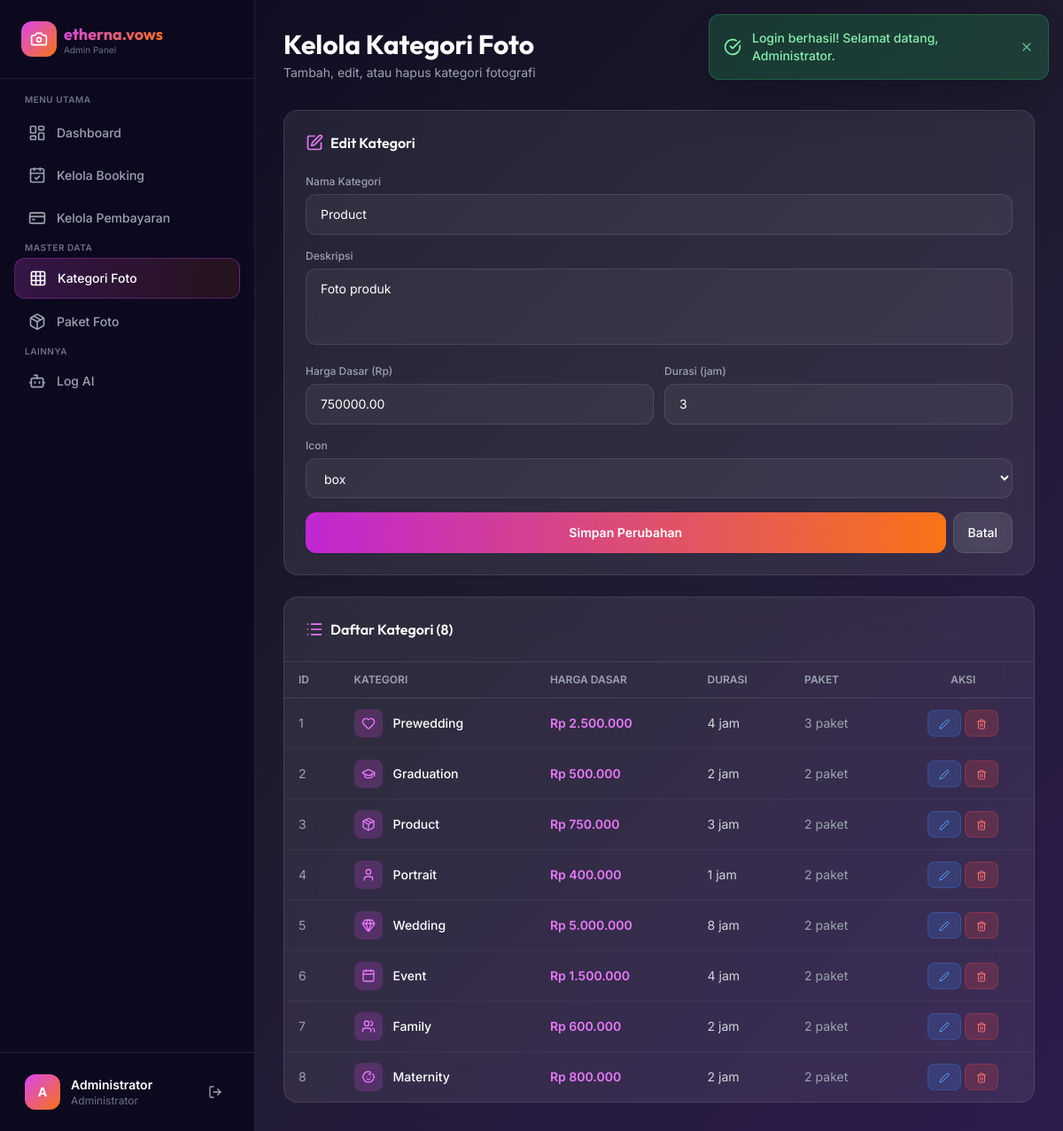
/admin/kelola_kategori.php?edit=3 (signed in), run on the app's committed database.
### tables this page shows
CREATE TABLE kategori_foto (
    id_kategori INT AUTO_INCREMENT PRIMARY KEY,
    nama_kategori VARCHAR(50) NOT NULL,
    deskripsi TEXT,
    harga_dasar DECIMAL(10,2) DEFAULT 0,
    durasi_jam INT DEFAULT 1,
    icon VARCHAR(50) DEFAULT 'camera'
);

### config/db.php (called while the page is built, shortened)
<?php
function formatRupiah($angka) {
    return 'Rp ' . number_format($angka, 0, ',', '.');
}

### admin/kelola_kategori.php (the view, shortened to what this page needs)
<?php
require_once '../config/db.php';
$db = getDB();
$editData = null;
if (isset($_GET['edit'])) {
    $id = (int)$_GET['edit'];
    $stmtEdit = $db->prepare("SELECT * FROM kategori_foto WHERE id_kategori = ?");
    $stmtEdit->execute([$id]);
    $editData = $stmtEdit->fetch();
}
$kategoriList = $db->query("SELECT kf.*, (SELECT COUNT(*) FROM paket_foto WHERE id_kategori = kf.id_kategori) as jumlah_paket FROM kategori_foto kf ORDER BY kf.id_kategori")->fetchAll();
require_once 'includes/admin_header.php';
$iconMap = [
    'heart' => 'heart',
    'graduation-cap' => 'graduation-cap',
    'box' => 'package',
    'user' => 'user',
    'rings' => 'gem',
    'calendar' => 'calendar',
    'users' => 'users',
    'baby' => 'baby',
    'camera' => 'camera',
    'star' => 'star',
    'image' => 'image',
    'film' => 'film',
];
?>
<div class="mb-8">
    <h1 class="text-2xl sm:text-3xl font-display font-bold text-white">Kelola Kategori Foto</h1>
    <p class="text-gray-400 text-sm mt-1">Tambah, edit, atau hapus kategori fotografi</p>
</div>
<div class="grid grid-cols-1 xl:grid-cols-3 gap-6">
    <div class="glass rounded-2xl p-6">
        <h3 class="font-display font-semibold text-white mb-6 flex items-center space-x-2">
            <i data-lucide="<?= $editData ? 'edit' : 'plus-circle' ?>" class="w-5 h-5 text-primary-400"></i>
            <span><?= $editData ? 'Edit Kategori' : 'Tambah Kategori' ?></span>
        </h3>
        <form method="POST" action="" class="space-y-4">
            <div>
                <label class="block text-xs font-medium text-gray-400 mb-1.5">Nama Kategori</label>
                <input type="text" name="nama_kategori" value="<?= htmlspecialchars($editData['nama_kategori'] ?? '') ?>"
                       class="w-full px-4 py-3 rounded-xl bg-white/5 border border-white/10 text-white focus:outline-none focus:border-primary-500 text-sm" required
                       placeholder="Contoh: Prewedding">
            </div>
            <div>
                <label class="block text-xs font-medium text-gray-400 mb-1.5">Deskripsi</label>
                <textarea name="deskripsi" rows="3"
                          class="w-full px-4 py-3 rounded-xl bg-white/5 border border-white/10 text-white focus:outline-none focus:border-primary-500 text-sm resize-none"
                          placeholder="Deskripsi kategori foto..."><?= htmlspecialchars($editData['deskripsi'] ?? '') ?></textarea>
            </div>
            <div class="grid grid-cols-2 gap-3">
                <div>
                    <label class="block text-xs font-medium text-gray-400 mb-1.5">Harga Dasar (Rp)</label>
                    <input type="number" name="harga_dasar" value="<?= $editData['harga_dasar'] ?? 0 ?>" min="0" step="1000"
                           class="w-full px-4 py-3 rounded-xl bg-white/5 border border-white/10 text-white focus:outline-none focus:border-primary-500 text-sm" required>
                </div>
                <div>
                    <label class="block text-xs font-medium text-gray-400 mb-1.5">Durasi (jam)</label>
                    <input type="number" name="durasi_jam" value="<?= $editData['durasi_jam'] ?? 1 ?>" min="1"
                           class="w-full px-4 py-3 rounded-xl bg-white/5 border border-white/10 text-white focus:outline-none focus:border-primary-500 text-sm" required>
                </div>
            </div>
            <div>
                <label class="block text-xs font-medium text-gray-400 mb-1.5">Icon</label>
                <select name="icon" class="w-full px-4 py-3 rounded-xl bg-white/5 border border-white/10 text-white focus:outline-none focus:border-primary-500 text-sm">
                    <?php $icons = ['camera','heart','graduation-cap','box','user','rings','calendar','users','baby','star','image','film'];
                    foreach($icons as $ic): ?>
                    <option value="<?= $ic ?>" class="bg-dark-800" <?= ($editData['icon'] ?? '') === $ic ? 'selected' : '' ?>><?= $ic ?></option>
                    <?php endforeach; ?>
                </select>
            </div>
            <div class="flex gap-2">
                <button type="submit" class="flex-1 py-3 rounded-xl bg-gradient-to-r from-primary-600 to-accent-500 hover:from-primary-500 hover:to-accent-400 text-white font-semibold text-sm transition-all">
                    <?= $editData ? 'Simpan Perubahan' : 'Tambah Kategori' ?>
                </button>
                <?php if ($editData): ?>
                <a href="<?= BASE_URL ?>/admin/kelola_kategori.php" class="px-4 py-3 rounded-xl glass hover:bg-white/10 text-white text-sm font-medium transition-all">Batal</a>
                <?php endif; ?>
            </div>
        </form>
    </div>
    <div class="xl:col-span-2 glass rounded-2xl overflow-hidden">
        <div class="p-6 border-b border-white/10">
            <h3 class="font-display font-semibold text-white flex items-center space-x-2">
                <i data-lucide="list" class="w-5 h-5 text-primary-400"></i>
                <span>Daftar Kategori (<?= count($kategoriList) ?>)</span>
            </h3>
        </div>
        <div class="overflow-x-auto">
            <table class="w-full">
                <thead>
                    <tr class="border-b border-white/10">
                        <th class="text-left px-4 py-3 text-xs font-semibold text-gray-400 uppercase">ID</th>
                        <th class="text-left px-4 py-3 text-xs font-semibold text-gray-400 uppercase">Kategori</th>
                        <th class="text-left px-4 py-3 text-xs font-semibold text-gray-400 uppercase">Harga Dasar</th>
                        <th class="text-left px-4 py-3 text-xs font-semibold text-gray-400 uppercase">Durasi</th>
                        <th class="text-left px-4 py-3 text-xs font-semibold text-gray-400 uppercase">Paket</th>
                        <th class="text-center px-4 py-3 text-xs font-semibold text-gray-400 uppercase">Aksi</th>
                    </tr>
                </thead>
                <tbody class="divide-y divide-white/5">
                    <?php foreach ($kategoriList as $kat): ?>
                    <tr class="hover:bg-white/5 transition-colors">
                        <td class="px-4 py-3 text-sm text-gray-400"><?= $kat['id_kategori'] ?></td>
                        <td class="px-4 py-3">
                            <div class="flex items-center space-x-3">
                                <div class="w-8 h-8 rounded-lg bg-primary-500/20 flex items-center justify-center">
                                    <i data-lucide="<?= htmlspecialchars($iconMap[$kat['icon']] ?? 'camera') ?>" class="w-4 h-4 text-primary-400"></i>
                                </div>
                                <p class="text-sm text-white font-medium"><?= htmlspecialchars($kat['nama_kategori']) ?></p>
                            </div>
                        </td>
                        <td class="px-4 py-3 text-sm text-primary-400 font-semibold"><?= formatRupiah($kat['harga_dasar']) ?></td>
                        <td class="px-4 py-3 text-sm text-gray-300"><?= $kat['durasi_jam'] ?> jam</td>
                        <td class="px-4 py-3 text-sm text-gray-400"><?= $kat['jumlah_paket'] ?> paket</td>
                        <td class="px-4 py-3 text-center">
                            <div class="flex gap-1 justify-center">
                                <a href="?edit=<?= $kat['id_kategori'] ?>" class="px-3 py-1.5 rounded-lg bg-blue-500/20 text-blue-400 hover:bg-blue-500/30 text-xs font-semibold border border-blue-500/30 transition-all">
                                    <i data-lucide="edit-2" class="w-3 h-3 inline"></i>
                                </a>
                                <a href="?hapus=<?= $kat['id_kategori'] ?>" onclick="return confirm('Yakin hapus kategori ini?')"
                                   class="px-3 py-1.5 rounded-lg bg-red-500/20 text-red-400 hover:bg-red-500/30 text-xs font-semibold border border-red-500/30 transition-all">
                                    <i data-lucide="trash-2" class="w-3 h-3 inline"></i>
                                </a>
                            </div>
                        </td>
                    </tr>
                    <?php endforeach; ?>
                </tbody>
            </table>
        </div>
    </div>
</div>
<?php require_once 'includes/admin_footer.php'; ?>

### admin/includes/admin_header.php (style rules this page uses)
body { font-family: 'Inter', system-ui, sans-serif; }
.font-display { font-family: 'Outfit', system-ui, sans-serif; }
.glass { background: rgba(255,255,255,0.08); backdrop-filter: blur(20px); border: 1px solid rgba(255,255,255,0.1); }
.gradient-bg { background: linear-gradient(135deg, #0d0a1f 0%, #1e1b2e 50%, #2d1b4e 100%); }
a, button, input, select, textarea { transition: all 0.2s ease; }

### data on the page
kategori_foto: nama_kategori "Product", deskripsi "Foto produk", harga_dasar "750000.00", durasi_jam "3", icon "box", id_kategori "3", harga_dasar "Rp 750.000", jumlah_paket "2"
kategori_foto: id_kategori "1", nama_kategori "Prewedding", harga_dasar "Rp 2.500.000", durasi_jam "4", jumlah_paket "3"
kategori_foto: id_kategori "2", nama_kategori "Graduation", harga_dasar "Rp 500.000", durasi_jam "2", jumlah_paket "2"
kategori_foto: id_kategori "4", nama_kategori "Portrait", harga_dasar "Rp 400.000", durasi_jam "1", jumlah_paket "2"
kategori_foto: id_kategori "5", nama_kategori "Wedding", harga_dasar "Rp 5.000.000", durasi_jam "8", jumlah_paket "2"
kategori_foto: id_kategori "6", nama_kategori "Event", harga_dasar "Rp 1.500.000", durasi_jam "4", jumlah_paket "2"
kategori_foto: id_kategori "7", nama_kategori "Family", harga_dasar "Rp 600.000", durasi_jam "2", jumlah_paket "2"
kategori_foto: id_kategori "8", nama_kategori "Maternity", harga_dasar "Rp 800.000", durasi_jam "2", jumlah_paket "2"

### other printed values
$flash['pesan'] "Login berhasil! Selamat datang, Administrator."
APP_NAME "etherna.vows"
substr($_SESSION['nama_lengkap'], 0, 1) "A"
$_SESSION['nama_lengkap'] "Administrator"
count($kategoriList) "8"
